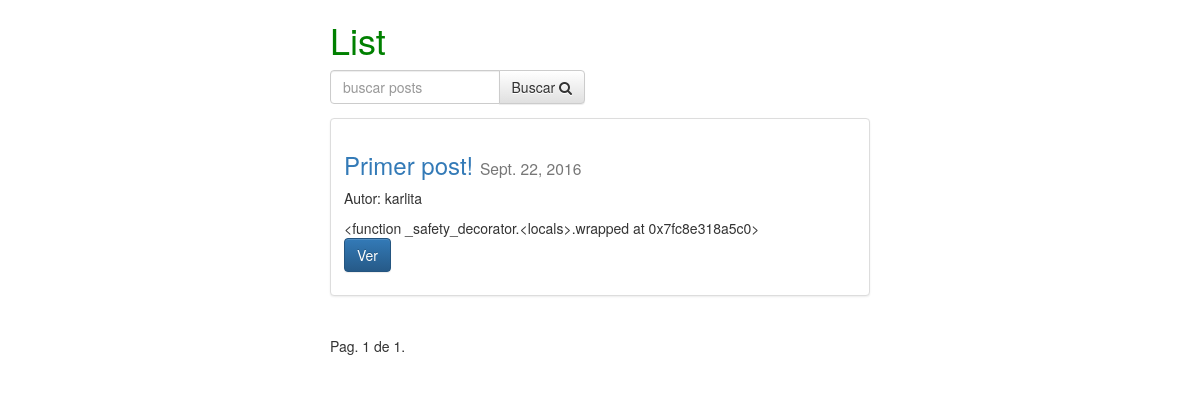
The page /posts/ (signed in) on the database its author committed.
### posts/models.py (models this page shows, shortened)
class Post(models.Model):
	user = models.ForeignKey(settings.AUTH_USER_MODEL, default=1)
	titulo = models.CharField(max_length=150)
	slug = models.SlugField(unique=True)
	imagen = models.ImageField(upload_to=upload_location,
			null=True,
			blank=True,
			height_field="height_field",
			width_field="width_field")
	height_field = models.IntegerField(default=0)
	width_field = models.IntegerField(default=0)
	contenido = models.TextField()
	draft = models.BooleanField(default=False)
	publish = models.DateField(auto_now=False, auto_now_add=False)
	timestamp = models.DateTimeField(auto_now_add=True, auto_now=False)
	actualizado = models.DateTimeField(auto_now_add=False, auto_now=True)
	objects = PostManager()
	def get_absolute_url(self):
		return reverse("posts:detail", kwargs={"slug": self.slug})
	class Meta:
		ordering = ["-timestamp", "-actualizado"]
	def get_markdown(self):
		contenido = self.contenido
		markdown_text = markdown(contenido)
		return mark_safe(markdown_text)

### posts/views.py (the view, shortened to what this page needs)
def post_list(request):
	hoy = timezone.now().date()
	queryset_list = Post.objects.active() #filter(draft=False).filter(publish__lte=timezone.now()) #all() #.order_by("-timestamp")
	if request.user.is_staff or request.user.is_superuser:
		queryset_list = Post.objects.all()
	query = request.GET.get("q")
	paginator = Paginator(queryset_list, 3) # Show 25 contacts per page
	page_request_var = "list"
	page = request.GET.get(page_request_var)
	try:
		queryset = paginator.page(page)
	except PageNotAnInteger:
		queryset = paginator.page(1)
	except EmptyPage:
		queryset = paginator.page(paginator.num_pages)
	context = {
	"titulo": "List",
	"object_list": queryset,
	"page_request_var": page_request_var,
	"hoy": hoy,
	}
	return render(request, "post_list.html", context)

### posts/models.py (called while the page is built)
	def active(self, *args, **kwargs):
		return super(PostManager, self).filter(draft=False).filter(publish__lte=timezone.now())

### templates/post_list.html (shortened to what this page needs)
{% extends "base.html" %}
{% block content %}
<div class='col-sm-6 col-sm-offset-3'>
<h1>{{ titulo }}</h1>
<form method='GET' action='' class='row'>
    <div class='col-sm-6'>
    <div class='input-group'>
<input class='form-control' type='text' name='q' placeholder='buscar posts' value='{{ request.GET.q }}' />
    <span class='input-group-btn'>
        <button class='btn btn-default' type='submit'>Buscar <i class="fa fa-search"></i></button>
    </span>
    </div>
</div>
</form>
{% for obj in object_list %}
<div class="row">
    <div class='col-sm-12'>
        <div class="thumbnail">
    <div class="caption post-detail-art">
        <h3><a href='{{ obj.get_absolute_url }}'>{{ obj.titulo }}</a> <small> {{ obj.publish }}</small></h3>
        {% if obj.user.get_full_name %}
            <p>Autor: {{ obj.user.get_full_name }}</p>
        {% else %}
            <p>Autor: {{ obj.user }}</p>
        {% endif %}
        {{ obj.get_markdown|truncatewords_html:10 }}
        <p><a href="{{ obj.get_absolute_url }}" class="btn btn-primary" role="button">Ver</a> </p>
    </div>
        </div>
    </div>
<br/>
</div>
{% endfor %}
<div class="pagination">
    <span class="step-links">
        <span class="current">
            Pag. {{ object_list.number }} de {{ object_list.paginator.num_pages }}.
        </span>
    </span>
</div>
</div>
{% endblock %}

### static/css/base.css (style rules this page uses)
h1 { color:green; }

### rows shown on the page
Post: titulo "Primer post!", publish "Sept. 22, 2016", user "karlita", get_markdown "<function _safety_decorator.<locals>.wrapped at 0x7fc8e318a5c0>"

### other values the page prints
{{ titulo }} "List"
{{ object_list.number }} "1"
{{ object_list.paginator.num_pages }} "1"
